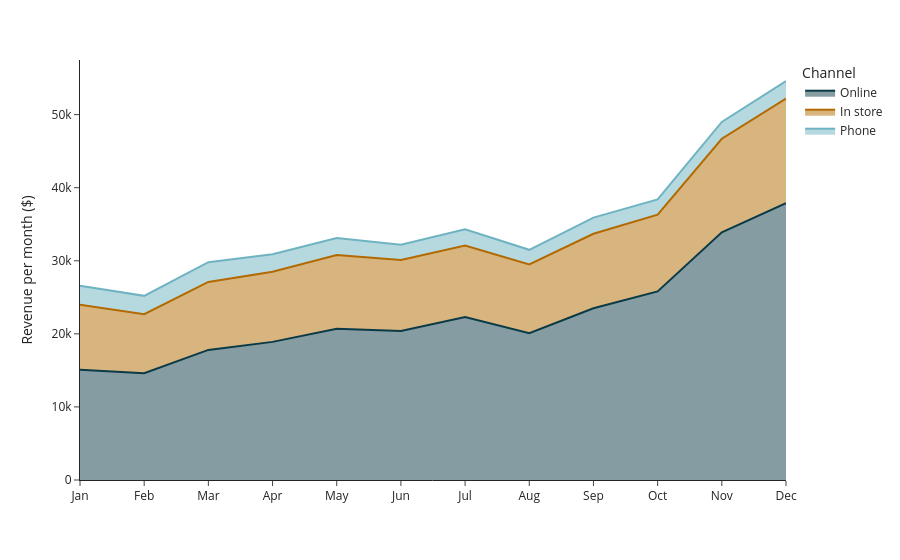

Notebook source saved alongside this figure:
### Markdown cell above
### `px.area()`

### Code cell
channels = pd.read_csv('channel_monthly.csv')
fig = px.area(channels, x='month', y=['Online', 'In store', 'Phone'],
              labels={'month': '', 'value': 'Revenue per month ($)',
                      'variable': 'Channel'},
              template='simple_white', color_discrete_sequence=colors)
fig.show()

### Figure 1 — Plotly figure (JSON) as saved in the notebook; plotly's stock layout.template omitted (floating-point values rounded to 4 significant figures)
{"data": [{"fillpattern": {"shape": ""}, "hovertemplate": "Channel=Online<br>=%{x}<br>Revenue per month ($)=%{y}<extra></extra>", "legendgroup": "Online", "line": {"color": "#0b3a47"}, "marker": {"symbol": "circle"}, "mode": "lines", "name": "Online", "orientation": "v", "showlegend": true, "stackgroup": "1", "type": "scatter", "x": ["Jan", "Feb", "Mar", "Apr", "May", "Jun", "Jul", "Aug", "Sep", "Oct", "Nov", "Dec"], "xaxis": "x", "y": [15100, 14600, 17800, 18900, 20700, 20400, 22300, 20100, 23500, 25800, 33900, 37900], "yaxis": "y"}, {"fillpattern": {"shape": ""}, "hovertemplate": "Channel=In store<br>=%{x}<br>Revenue per month ($)=%{y}<extra></extra>", "legendgroup": "In store", "line": {"color": "#b26a00"}, "marker": {"symbol": "circle"}, "mode": "lines", "name": "In store", "orientation": "v", "showlegend": true, "stackgroup": "1", "type": "scatter", "x": ["Jan", "Feb", "Mar", "Apr", "May", "Jun", "Jul", "Aug", "Sep", "Oct", "Nov", "Dec"], "xaxis": "x", "y": [8900, 8100, 9300, 9600, 10100, 9700, 9800, 9400, 10200, 10500, 12800, 14300], "yaxis": "y"}, {"fillpattern": {"shape": ""}, "hovertemplate": "Channel=Phone<br>=%{x}<br>Revenue per month ($)=%{y}<extra></extra>", "legendgroup": "Phone", "line": {"color": "#6fb3c2"}, "marker": {"symbol": "circle"}, "mode": "lines", "name": "Phone", "orientation": "v", "showlegend": true, "stackgroup": "1", "type": "scatter", "x": ["Jan", "Feb", "Mar", "Apr", "May", "Jun", "Jul", "Aug", "Sep", "Oct", "Nov", "Dec"], "xaxis": "x", "y": [2600, 2500, 2700, 2400, 2300, 2100, 2200, 2000, 2200, 2100, 2300, 2400], "yaxis": "y"}], "layout": {"legend": {"title": {"text": "Channel"}, "tracegroupgap": 0}, "margin": {"t": 60}, "xaxis": {"anchor": "y", "domain": [0.0, 1.0], "title": {"text": ""}}, "yaxis": {"anchor": "x", "domain": [0.0, 1.0], "title": {"text": "Revenue per month ($)"}}}}
